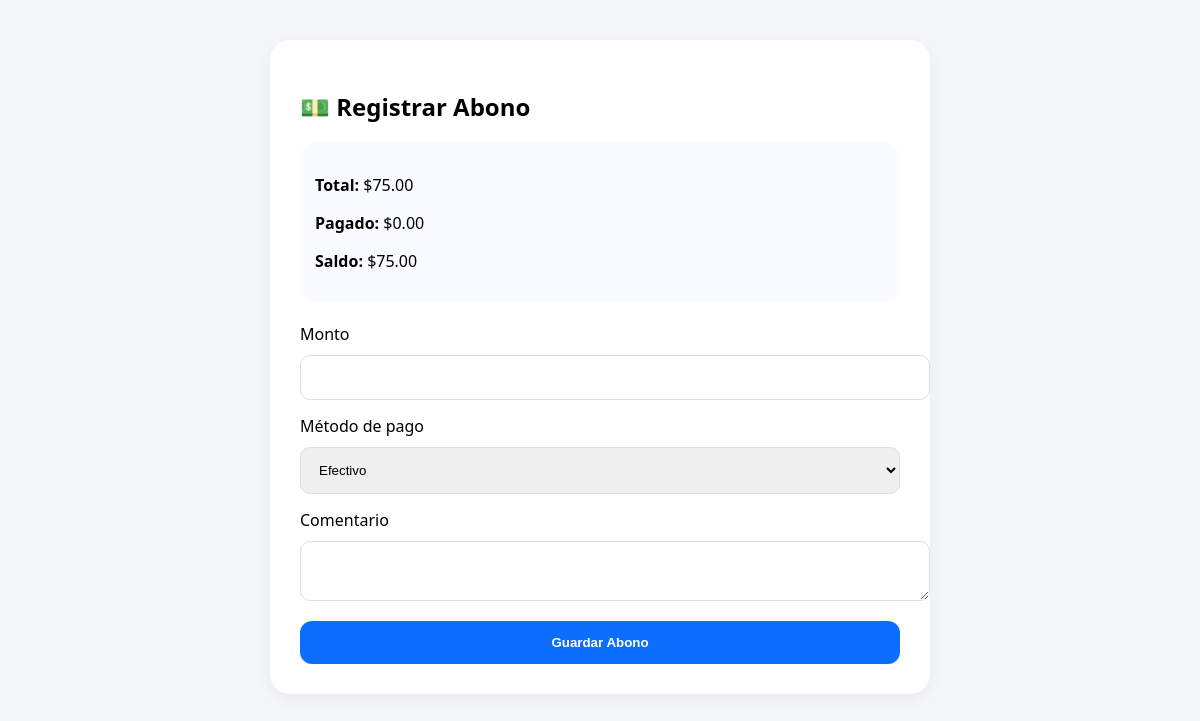
The app's page /compras/abonar.php?id=3, older data.
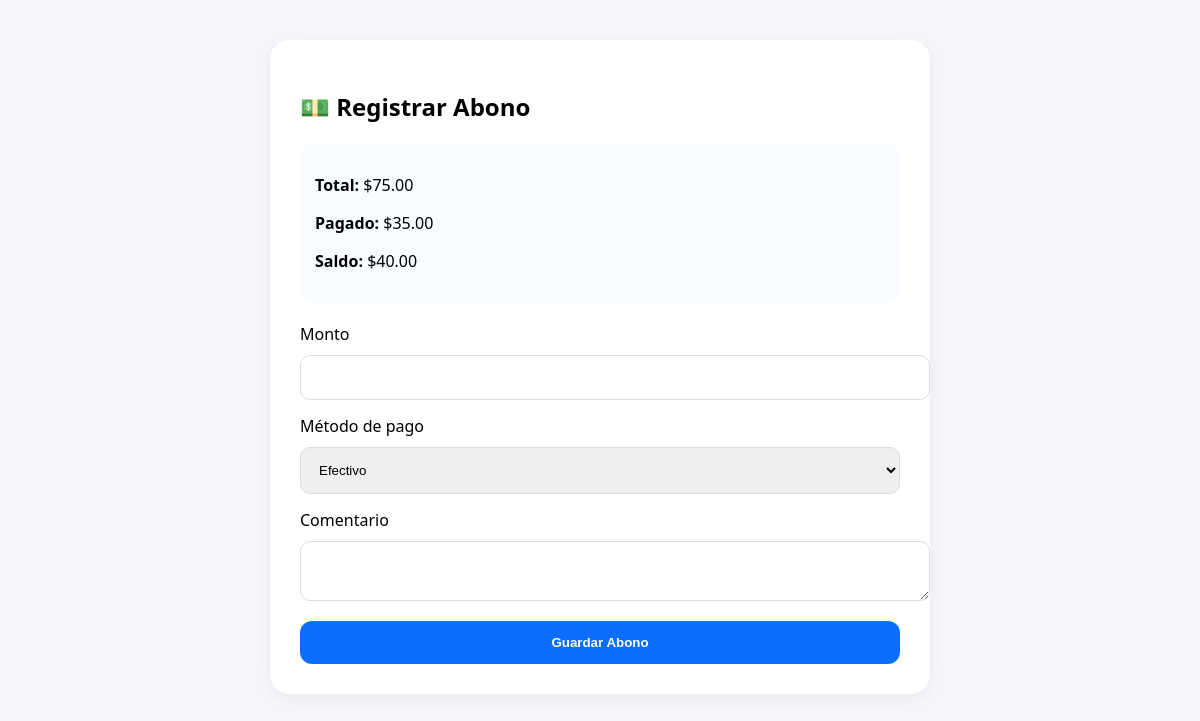
The same page, newer data.
### tables this page shows
CREATE TABLE `compras` (
  `id` int(11) NOT NULL,
  `proveedor_id` int(11) NOT NULL,
  `fecha` datetime DEFAULT current_timestamp(),
  `total` decimal(10,2) NOT NULL,
  `estado` enum('pendiente','recibido','pagado') DEFAULT 'pendiente',
  `subtotal` decimal(10,2) DEFAULT 0.00,
  `descuento` decimal(10,2) DEFAULT 0.00,
  `iva` decimal(10,2) DEFAULT 0.00,
  `pagado` decimal(10,2) DEFAULT 0.00,
  `saldo` decimal(10,2) DEFAULT 0.00,
  `tipo_pago` enum('contado','credito') DEFAULT 'contado',
  `estado_pago` enum('pendiente','parcial','pagado') DEFAULT 'pendiente'
);

### compras/abonar.php (the view, shortened to what this page needs)
<?php
include("../config/db.php");
$id = $_GET['id'];
$stmt = $conexion->prepare("
SELECT *
FROM compras
WHERE id = ?
");
$stmt->execute([$id]);
$compra = $stmt->fetch();
?>
<!DOCTYPE html>
<html lang="es">
<head>
</head>
<body>
<div class="card">
<h2>💵 Registrar Abono</h2>
<div class="info">
<p>
<b>Total:</b>
$<?php echo number_format($compra['total'],2); ?>
</p>
<p>
<b>Pagado:</b>
$<?php echo number_format($compra['pagado'],2); ?>
</p>
<p>
<b>Saldo:</b>
$<?php echo number_format($compra['saldo'],2); ?>
</p>
</div>
<form method="POST">
<label>Monto</label>
<input
type="number"
step="0.01"
name="monto"
required>
<label>Método de pago</label>
<select name="metodo">
<option>Efectivo</option>
</select>
<label>Comentario</label>
<textarea name="comentario"></textarea>
<button class="btn">
Guardar Abono
</button>
</form>
</div>
</body>
</html>

### compras/abonar.php (style rules this page uses)
body { font-family:'Segoe UI'; background:#f4f6f9; }
.card { background:white; max-width:600px; margin:40px auto; padding:30px; border-radius:20px; box-shadow:0 5px 15px rgba(0,0,0,0.05); }
input, select, textarea { width:100%; padding:14px; margin-top:10px; margin-bottom:15px; border-radius:10px; border:1px solid #ddd; }
.btn { background:#0d6efd; color:white; border:none; padding:14px; width:100%; border-radius:12px; font-weight:bold; cursor:pointer; }
.info { background:#f8fbff; padding:15px; border-radius:15px; margin-bottom:20px; }

Row changes from the older to the newer data that the page shows:
changed compras: pagado "0.00" → "35.00"; saldo "75.00" → "40.00"
